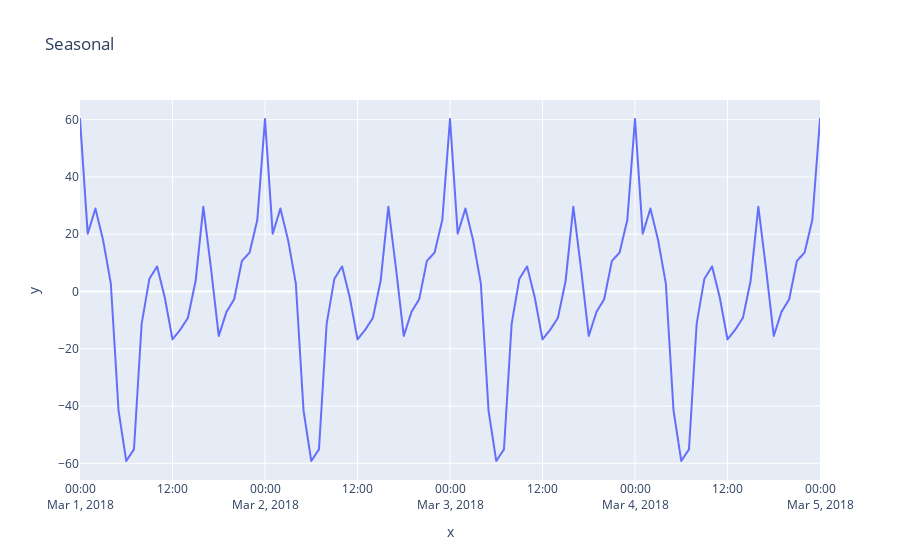

Notebook code cell kept with this figure:
### Code cell
fig = px.line(x=seasonal.index, y=seasonal, title='Seasonal', range_x=['2018-03-01','2018-03-5'])
fig.show()

### Figure 1 — Plotly figure (JSON) as saved in the notebook; plotly's stock layout.template omitted (floating-point values rounded to 4 significant figures; data arrays with more than 128 entries replaced by an {"elided": "..."} marker saying what was removed)
{"data": [{"hovertemplate": "x=%{x}<br>y=%{y}<extra></extra>", "legendgroup": "", "line": {"color": "#636efa", "dash": "solid"}, "marker": {"symbol": "circle"}, "mode": "lines", "name": "", "showlegend": false, "type": "scattergl", "x": {"elided": "4416 str values"}, "xaxis": "x", "y": {"elided": "4416 float values"}, "yaxis": "y"}], "layout": {"legend": {"tracegroupgap": 0}, "title": {"text": "Seasonal"}, "xaxis": {"anchor": "y", "domain": [0, 1], "range": ["2018-03-01", "2018-03-5"], "title": {"text": "x"}}, "yaxis": {"anchor": "x", "domain": [0, 1], "title": {"text": "y"}}}}
